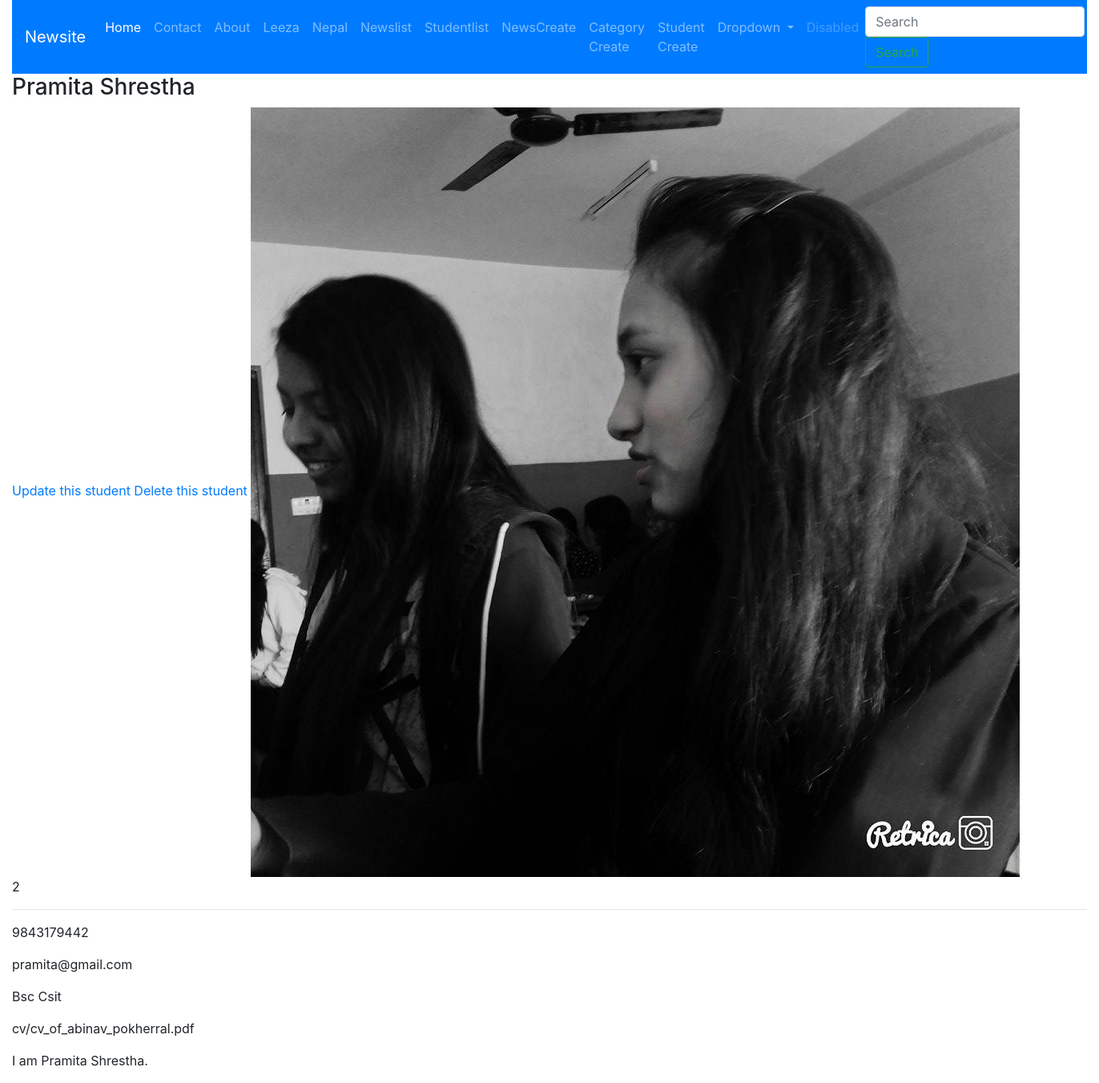
Screenshot of /student/2/detail/ with the database file from the repository.
### newsapp/models.py (models this page shows, shortened)
class Student(models.Model):
	name = models.CharField(max_length = 100)
	roll_no = models.PositiveIntegerField()
	mobile_no = models.CharField(max_length = 20)
	email = models.EmailField()
	image = models.ImageField(upload_to = 'students')
	program = models.CharField(max_length = 100)
	cv = models.FileField(upload_to ='cv')
	about = models.TextField()

### newsapp/views.py (the view)
# urls.py: path("student/<int:pk>/detail/",StudentDetailView.as_view(), name="studentdetail"),
class StudentDetailView(DetailView):
	template_name = "studentdetail.html"
	model = Student
	context_object_name = "studentobject"

### templates/studentdetail.html (shortened to what this page needs)
{% extends 'base.html' %}
{% block content %}
<h3>{{studentobject.name}}</h3>
<a href="{%url 'newsapp:studentupdate'  studentobject.id %}">Update this student</a>
<a href="{%url 'newsapp:studentdelete'  studentobject.id %}">Delete this student</a>
<img src="{{studentobject.image.url}}">
<p>{{studentobject.roll_no}}</p>
<hr>
<p>{{studentobject.mobile_no}}</p>
<p>{{studentobject.email}}</p>
<p>{{studentobject.program}}</p>
<p>{{studentobject.cv}}</p>
<p>{{studentobject.about}}</p>
{% endblock %}

### rows the page displays
Student: name "Pramita Shrestha", image (picture), roll_no "2", mobile_no "9843179442", email "pramita@gmail.com", program "Bsc Csit", cv "cv/cv_of_abinav_pokherral.pdf", about "I am Pramita Shrestha."
